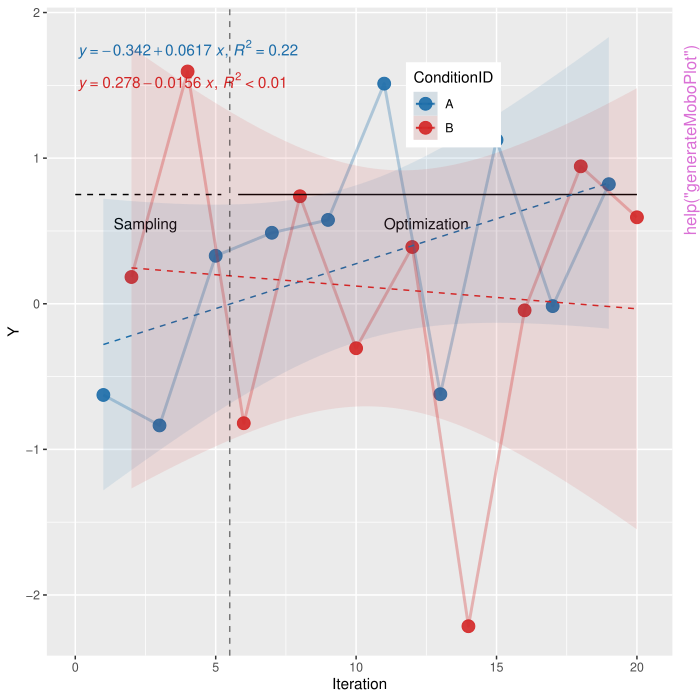

Source code (R):
pkgname <- "colleyRstats"
source(file.path(R.home("share"), "R", "examples-header.R"))
options(warn = 1)
options(pager = "console")
library('colleyRstats')

base::assign(".oldSearch", base::search(), pos = 'CheckExEnv')
base::assign(".old_wd", base::getwd(), pos = 'CheckExEnv')
cleanEx()
nameEx("add_pareto_emoa_column")
### * add_pareto_emoa_column

flush(stderr()); flush(stdout())

### Name: add_pareto_emoa_column
### Title: Add 'PARETO_EMOA' Column to a Data Frame
### Aliases: add_pareto_emoa_column

### ** Examples

# Define objective columns
objectives <- c("trust", "predictability", "perceivedSafety", "Comfort")

# Example data frame
main_df <- data.frame(
  trust = runif(10),
  predictability = runif(10),
  perceivedSafety = runif(10),
  Comfort = runif(10)
)

# Add the Pareto front column
main_df <- add_pareto_emoa_column(data = main_df, objectives)
head(main_df)



cleanEx()
nameEx("add_pareto_moocore_column")
### * add_pareto_moocore_column

flush(stderr()); flush(stdout())

### Name: add_pareto_moocore_column
### Title: Add 'PARETO_MOOCORE' Column to a Data Frame
### Aliases: add_pareto_moocore_column

### ** Examples

# Define objective columns
objectives <- c("trust", "predictability", "perceivedSafety", "Comfort")

# Example data frame
main_df <- data.frame(
  trust = runif(10),
  predictability = runif(10),
  perceivedSafety = runif(10),
  Comfort = runif(10)
)

# Add the Pareto front column
main_df <- add_pareto_moocore_column(data = main_df, objectives)
head(main_df)



cleanEx()
nameEx("analyze_and_report")
### * analyze_and_report

flush(stderr()); flush(stdout())

### Name: analyze_and_report
### Title: Analyze one dependent variable and produce everything a paper
###   needs
### Aliases: analyze_and_report

### ** Examples




cleanEx()
nameEx("assumption_methods_text")
### * assumption_methods_text

flush(stderr()); flush(stdout())

### Name: assumption_methods_text
### Title: Methods-section sentence justifying the test selection
### Aliases: assumption_methods_text

### ** Examples

set.seed(1)
d <- data.frame(g = rep(c("A", "B"), each = 20), v = rnorm(40))
assumption_methods_text(d, x = "g", y = "v")



cleanEx()
nameEx("checkAssumptionsForAnova")
### * checkAssumptionsForAnova

flush(stderr()); flush(stdout())

### Name: checkAssumptionsForAnova
### Title: Check the assumptions for an ANOVA with a variable number of
###   factors: Normality and Homogeneity of variance assumption.
### Aliases: checkAssumptionsForAnova check_assumptions_anova

### ** Examples




cleanEx()
nameEx("cite_methods")
### * cite_methods

flush(stderr()); flush(stdout())

### Name: cite_methods
### Title: Citations and methods boilerplate for the analyses used
### Aliases: cite_methods

### ** Examples

cite_methods("ggstatsplot", bibtex = FALSE)



cleanEx()
nameEx("classify_outcome")
### * classify_outcome

flush(stderr()); flush(stdout())

### Name: classify_outcome
### Title: Classify the measurement scale of an outcome variable
### Aliases: classify_outcome

### ** Examples

classify_outcome(rnorm(50)) # "continuous"
classify_outcome(factor(sample(1:5, 50, TRUE), ordered = TRUE)) # "ordinal"
classify_outcome(sample(0:1, 50, TRUE)) # "binary"
classify_outcome(rpois(50, 3)) # "count"



cleanEx()
nameEx("colleyRstats_setup")
### * colleyRstats_setup

flush(stderr()); flush(stdout())

### Name: colleyRstats_setup
### Title: Configure Global R Environment for colleyRstats
### Aliases: colleyRstats_setup

### ** Examples

# Runs everywhere, no extra packages, no session side effects
colleyRstats::colleyRstats_setup(
  set_options = FALSE,
  set_theme = FALSE,
  set_conflicts = FALSE,
  print_citation = FALSE,
  verbose = FALSE
)




cleanEx()
nameEx("colley_theme")
### * colley_theme

flush(stderr()); flush(stdout())

### Name: colley_theme
### Title: The colleyRstats ggplot2 theme
### Aliases: colley_theme

### ** Examples




cleanEx()
nameEx("debug_contr_error")
### * debug_contr_error

flush(stderr()); flush(stdout())

### Name: debug_contr_error
### Title: Debug contrast errors in ANOVA-like models
### Aliases: debug_contr_error

### ** Examples




cleanEx()
nameEx("define_result_macro")
### * define_result_macro

flush(stderr()); flush(stdout())

### Name: define_result_macro
### Title: Define a named LaTeX macro for a single result (single source of
###   truth)
### Aliases: define_result_macro

### ** Examples

define_result_macro("tlx_mental_omnibus", "F(2, 57) = 4.50, p = .02")



cleanEx()
nameEx("emit_name_macros")
### * emit_name_macros

flush(stderr()); flush(stdout())

### Name: emit_name_macros
### Title: Generate \newcommand stubs for variable/factor names
### Aliases: emit_name_macros

### ** Examples

emit_name_macros(c("Video", "DriverPosition"))
emit_name_macros(c(tlxMental = "TLX Mental Demand"))



cleanEx()
nameEx("emit_overleaf")
### * emit_overleaf

flush(stderr()); flush(stdout())

### Name: emit_overleaf
### Title: Bundle an analysis into an Overleaf-ready folder
### Aliases: emit_overleaf

### ** Examples




cleanEx()
nameEx("expand_latex_macros")
### * expand_latex_macros

flush(stderr()); flush(stdout())

### Name: expand_latex_macros
### Title: Expand the colleyRstats LaTeX macros to plain standard LaTeX
### Aliases: expand_latex_macros

### ** Examples

expand_latex_macros("A significant effect (\\F{2}{57}{4.50}, \\p{0.012}).")



cleanEx()
nameEx("figure_base_size")
### * figure_base_size

flush(stderr()); flush(stdout())

### Name: figure_base_size
### Title: Base font size for a figure of a given width
### Aliases: figure_base_size

### ** Examples

figure_base_size(3.33)  # 7
figure_base_size(7)     # 9



cleanEx()
nameEx("generateEffectPlot")
### * generateEffectPlot

flush(stderr()); flush(stdout())

### Name: generateEffectPlot
### Title: Function to define a plot, either showing the main or
###   interaction effect in bold.
### Aliases: generateEffectPlot plot_effect

### ** Examples




cleanEx()
nameEx("generateMoboPlot")
### * generateMoboPlot

flush(stderr()); flush(stdout())

### Name: generateMoboPlot
### Title: Generate a Multi-objective Optimization Plot
### Aliases: generateMoboPlot plot_mobo

### ** Examples

library(ggplot2)
library(ggpmisc)

# Example with numeric x-axis
df <- data.frame(
  x = 1:20,
  y = rnorm(20),
  ConditionID = rep(c("A", "B"), 10)
)
generateMoboPlot(df, x = "x", y = "y")

# Example with factor x-axis
df <- data.frame(
  x = factor(rep(1:5, each = 4)),
  y = rnorm(20),
  ConditionID = rep(c("A", "B"), 10)
)
generateMoboPlot(df, x = "x", y = "y", numberSamplingSteps = 3)



cleanEx()
nameEx("generateMoboPlot2")
### * generateMoboPlot2

flush(stderr()); flush(stdout())

### Name: generateMoboPlot2
### Title: Generate a Multi-objective Optimization Plot
### Aliases: generateMoboPlot2 plot_mobo2

### ** Examples

library(ggplot2)
library(ggpmisc)

# Example with numeric x-axis
df <- data.frame(
  x = 1:20,
  y = rnorm(20),
  ConditionID = rep(c("A", "B"), 10),
  Phase = rep(c("Sampling", "Optimization"), 10)
)
generateMoboPlot2(data = df, x = "x", y = "y")



cleanEx()
nameEx("ggbetweenstatsWithPriorNormalityCheck")
### * ggbetweenstatsWithPriorNormalityCheck

flush(stderr()); flush(stdout())

### Name: ggbetweenstatsWithPriorNormalityCheck
### Title: Check the data's distribution. If non-normal, take the
###   non-parametric variant of _ggbetweenstats_. x and y have to be in
###   parentheses, e.g., "ConditionID".
### Aliases: ggbetweenstatsWithPriorNormalityCheck plot_between_stats

### ** Examples




cleanEx()
nameEx("ggbetweenstatsWithPriorNormalityCheckAsterisk")
### * ggbetweenstatsWithPriorNormalityCheckAsterisk

flush(stderr()); flush(stdout())

### Name: ggbetweenstatsWithPriorNormalityCheckAsterisk
### Title: Check the data's distribution. If non-normal, take the
###   non-parametric variant of _ggbetweenstats_. x and y have to be in
###   parentheses, e.g., "ConditionID".
### Aliases: ggbetweenstatsWithPriorNormalityCheckAsterisk
###   plot_between_stats_asterisk

### ** Examples




cleanEx()
nameEx("ggwithinstatsWithPriorNormalityCheck")
### * ggwithinstatsWithPriorNormalityCheck

flush(stderr()); flush(stdout())

### Name: ggwithinstatsWithPriorNormalityCheck
### Title: Check the data's distribution. If non-normal, take the
###   non-parametric variant of _ggwithinstats_. x and y have to be in
###   parentheses, e.g., "ConditionID".
### Aliases: ggwithinstatsWithPriorNormalityCheck plot_within_stats

### ** Examples




cleanEx()
nameEx("ggwithinstatsWithPriorNormalityCheckAsterisk")
### * ggwithinstatsWithPriorNormalityCheckAsterisk

flush(stderr()); flush(stdout())

### Name: ggwithinstatsWithPriorNormalityCheckAsterisk
### Title: Check the data's distribution. If non-normal, take the
###   non-parametric variant of _ggwithinstats_. x and y have to be in
###   parentheses, e.g., "ConditionID". Add Asterisks instead of p-values.
### Aliases: ggwithinstatsWithPriorNormalityCheckAsterisk
###   plot_within_stats_asterisk

### ** Examples




cleanEx()
nameEx("latex_escape")
### * latex_escape

flush(stderr()); flush(stdout())

### Name: latex_escape
### Title: Escape LaTeX special characters in plain text
### Aliases: latex_escape

### ** Examples

latex_escape("tlx_mental")
latex_escape("cost (%) & margin")



cleanEx()
nameEx("latex_preamble")
### * latex_preamble

flush(stderr()); flush(stdout())

### Name: latex_preamble
### Title: LaTeX preamble required by the report functions
### Aliases: latex_preamble

### ** Examples

latex_preamble()



cleanEx()
nameEx("latexify_report")
### * latexify_report

flush(stderr()); flush(stdout())

### Name: latexify_report
### Title: Transform text from 'report::report()' into LaTeX-friendly
###   output.
### Aliases: latexify_report

### ** Examples




cleanEx()
nameEx("na.zero")
### * na.zero

flush(stderr()); flush(stdout())

### Name: na.zero
### Title: Replace NA values with zero
### Aliases: na.zero

### ** Examples

na.zero(c(NA, 1, NA, 2))



cleanEx()
nameEx("normalize")
### * normalize

flush(stderr()); flush(stdout())

### Name: normalize
### Title: This function normalizes the values in a vector to the range
###   [new_min, new_max] based on their original range [old_min, old_max].
### Aliases: normalize

### ** Examples

normalize(c(1, 2, 3, 4, 5), 1, 5, 0, 1)



cleanEx()
nameEx("rFromNPAV")
### * rFromNPAV

flush(stderr()); flush(stdout())

### Name: rFromNPAV
### Title: Calculation based on Rosenthal's formula (1994). N stands for
###   the _number of measurements_.
### Aliases: rFromNPAV

### ** Examples

rFromNPAV(0.02, N = 180)



cleanEx()
nameEx("rFromWilcox")
### * rFromWilcox

flush(stderr()); flush(stdout())

### Name: rFromWilcox
### Title: Calculation based on Rosenthal's formula (1994). N stands for
###   the _number of measurements_.
### Aliases: rFromWilcox

### ** Examples

set.seed(1)
d <- data.frame(
  group = rep(c("A", "B"), each = 10),
  value = rnorm(20)
)
w <- stats::wilcox.test(value ~ group, data = d, exact = FALSE)
rFromWilcox(w, N = nrow(d))



cleanEx()
nameEx("rFromWilcoxAdjusted")
### * rFromWilcoxAdjusted

flush(stderr()); flush(stdout())

### Name: rFromWilcoxAdjusted
### Title: rFromWilcoxAdjusted
### Aliases: rFromWilcoxAdjusted

### ** Examples




cleanEx()
nameEx("recommend_test")
### * recommend_test

flush(stderr()); flush(stdout())

### Name: recommend_test
### Title: Recommend a principled analysis for one outcome
### Aliases: recommend_test recommend_analysis

### ** Examples

set.seed(1)
d <- data.frame(
  id    = factor(rep(1:20, each = 3)),
  cond  = factor(rep(c("A", "B", "C"), times = 20)),
  score = rnorm(60),
  rating = factor(sample(1:5, 60, TRUE), ordered = TRUE)
)
# Ordinal outcome measured repeatedly within subject -> CLMM
recommend_test(d, outcome = "rating", predictors = "cond", cluster = "id")
# Continuous, between-subjects -> ANOVA or its rank-based fallback
recommend_test(d, outcome = "score", predictors = "cond")



cleanEx()
nameEx("remove_outliers_REI")
### * remove_outliers_REI

flush(stderr()); flush(stdout())

### Name: remove_outliers_REI
### Title: Flag suspicious survey responses via the Response Entropy Index
###   (REI)
### Aliases: remove_outliers_REI

### ** Examples




cleanEx()
nameEx("replace_values")
### * replace_values

flush(stderr()); flush(stdout())

### Name: replace_values
### Title: Replace values across a data frame
### Aliases: replace_values

### ** Examples




cleanEx()
nameEx("reportART")
### * reportART

flush(stderr()); flush(stdout())

### Name: reportART
### Title: Generate the Latex-text based on the ARTool (see
###   <https://github.com/mjskay/ARTool>). The ART result must be piped
###   into an anova(). Only significant main and interaction effects are
###   reported. P-values are rounded for the third digit. Attention: Effect
###   sizes are not calculated! Attention: the independent variables of the
###   formula and the term specifying the participant must be factors
###   (i.e., use as.factor()).
### Aliases: reportART report_art

### ** Examples




cleanEx()
nameEx("reportArtCon")
### * reportArtCon

flush(stderr()); flush(stdout())

### Name: reportArtCon
### Title: Report significant ART contrasts (art.con) as LaTeX text
### Aliases: reportArtCon report_art_con

### ** Examples




cleanEx()
nameEx("reportArtConTable")
### * reportArtConTable

flush(stderr()); flush(stdout())

### Name: reportArtConTable
### Title: Report ART contrasts (art.con) as a LaTeX table. Customizable
###   with sensible defaults. Companion to 'reportDunnTestTable()'.
### Aliases: reportArtConTable report_art_con_table

### ** Examples




cleanEx()
nameEx("reportCLMM")
### * reportCLMM

flush(stderr()); flush(stdout())

### Name: reportCLMM
### Title: Report a cumulative link (mixed) model in LaTeX/APA style
### Aliases: reportCLMM report_clmm

### ** Examples




cleanEx()
nameEx("reportDunnTest")
### * reportDunnTest

flush(stderr()); flush(stdout())

### Name: reportDunnTest
### Title: Report dunnTest as text. Required commands in LaTeX:
###   '\newcommand{\padjminor}{\textit{p$_{adj}<$}}'
###   '\newcommand{\padj}{\textit{p$_{adj}$=}}'
###   '\newcommand{\rankbiserial}[1]{$r_{rb} = #1$}'
### Aliases: reportDunnTest report_dunn_test

### ** Examples




cleanEx()
nameEx("reportDunnTestTable")
### * reportDunnTestTable

flush(stderr()); flush(stdout())

### Name: reportDunnTestTable
### Title: report Dunn test as a table. Customizable with sensible
###   defaults. Required commands in LaTeX:
###   '\newcommand{\padjminor}{\textit{p$_{adj}<$}}'
###   '\newcommand{\padj}{\textit{p$_{adj}$=}}'
###   '\newcommand{\rankbiserial}[1]{$r_{rb} = #1$}'
### Aliases: reportDunnTestTable report_dunn_test_table

### ** Examples




cleanEx()
nameEx("reportGLMM")
### * reportGLMM

flush(stderr()); flush(stdout())

### Name: reportGLMM
### Title: Report a (generalized) linear mixed model in LaTeX/APA style
### Aliases: reportGLMM report_glmm

### ** Examples




cleanEx()
nameEx("reportMeanAndSD")
### * reportMeanAndSD

flush(stderr()); flush(stdout())

### Name: reportMeanAndSD
### Title: Report the mean and standard deviation of a dependent variable
###   for all levels of an independent variable rounded to the 2nd digit.
### Aliases: reportMeanAndSD report_mean_sd

### ** Examples




cleanEx()
nameEx("reportNPAV")
### * reportNPAV

flush(stderr()); flush(stdout())

### Name: reportNPAV
### Title: Generate the Latex-text based on the NPAV by Lüpsen (see
###   <https://www.uni-koeln.de/~luepsen/R/>). Only significant main and
###   interaction effects are reported. P-values are rounded for the third
###   digit and partial eta squared values are provided when possible.
###   Attention: the independent variables of the formula and the term
###   specifying the participant must be factors (i.e., use as.factor()).
### Aliases: reportNPAV

### ** Examples

model <- data.frame(
  Df = c(1, 1, 10),
  `F value` = c(6.12, 5.01, NA),
  `Pr(>F)` = c(0.033, 0.045, NA),
  check.names = FALSE
)
rownames(model) <- c("Video", "gesture:eHMI", "Residuals")
reportNPAV(model, dv = "mental workload")



cleanEx()
nameEx("reportNparLD")
### * reportNparLD

flush(stderr()); flush(stdout())

### Name: reportNparLD
### Title: Report the model produced by nparLD. The model provided must be
###   the model generated by the command 'nparLD' 'nparLD' (see
###   <https://CRAN.R-project.org/package=nparLD>).
### Aliases: reportNparLD report_nparld

### ** Examples




cleanEx()
nameEx("report_all")
### * report_all

flush(stderr()); flush(stdout())

### Name: report_all
### Title: Analyze and report several dependent variables at once
### Aliases: report_all

### ** Examples




cleanEx()
nameEx("reportggstatsplot")
### * reportggstatsplot

flush(stderr()); flush(stdout())

### Name: reportggstatsplot
### Title: Report statistical details for ggstatsplot.
### Aliases: reportggstatsplot report_ggstatsplot

### ** Examples




cleanEx()
nameEx("reportggstatsplotPostHoc")
### * reportggstatsplotPostHoc

flush(stderr()); flush(stdout())

### Name: reportggstatsplotPostHoc
### Title: Report significant post-hoc pairwise comparisons
### Aliases: reportggstatsplotPostHoc report_ggstatsplot_posthoc

### ** Examples




cleanEx()
nameEx("reshape_data")
### * reshape_data

flush(stderr()); flush(stdout())

### Name: reshape_data
### Title: Reshape Excel Data Based on Custom Markers and Include Custom ID
###   Column
### Aliases: reshape_data

### ** Examples




cleanEx()
nameEx("save_paper_figure")
### * save_paper_figure

flush(stderr()); flush(stdout())

### Name: save_paper_figure
### Title: Save a plot with publication-ready defaults
### Aliases: save_paper_figure

### ** Examples




cleanEx()
nameEx("stat_sum_df")
### * stat_sum_df

flush(stderr()); flush(stdout())

### Name: stat_sum_df
### Title: Generating the sum and adding a crossbar.
### Aliases: stat_sum_df

### ** Examples




cleanEx()
nameEx("use_colleyrstats_sty")
### * use_colleyrstats_sty

flush(stderr()); flush(stdout())

### Name: use_colleyrstats_sty
### Title: Write colleyRstats.sty into a project (for Overleaf)
### Aliases: use_colleyrstats_sty

### ** Examples

use_colleyrstats_sty(tempdir(), overwrite = TRUE)



### * <FOOTER>
###
cleanEx()
options(digits = 7L)
base::cat("Time elapsed: ", proc.time() - base::get("ptime", pos = 'CheckExEnv'),"\n")
grDevices::dev.off()
###
### Local variables: ***
### mode: outline-minor ***
### outline-regexp: "\\(> \\)?### [*]+" ***
### End: ***
quit('no')
